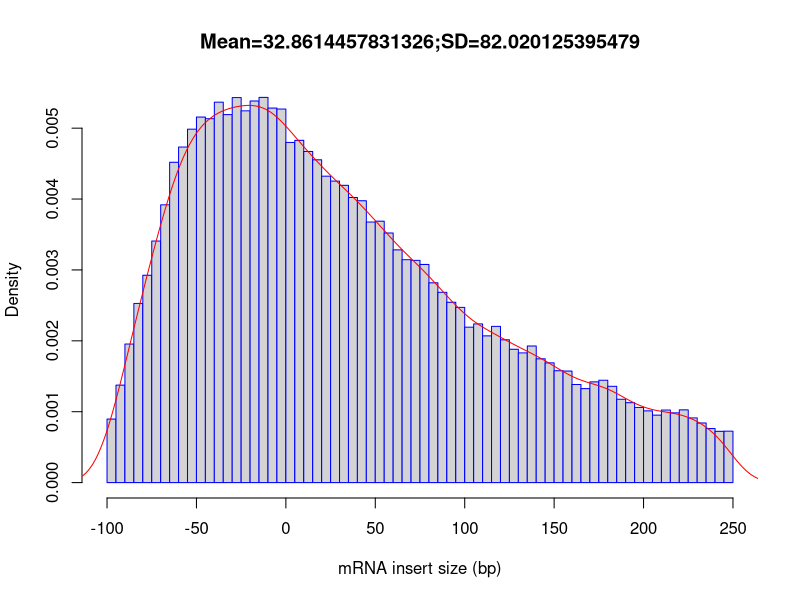

Write the R code that produced this figure.
out_file = 'CONTROL_REP2'
pdf('CONTROL_REP2.inner_distance_plot.pdf')
fragsize=rep(c(-247.5,-242.5,-237.5,-232.5,-227.5,-222.5,-217.5,-212.5,-207.5,-202.5,-197.5,-192.5,-187.5,-182.5,-177.5,-172.5,-167.5,-162.5,-157.5,-152.5,-147.5,-142.5,-137.5,-132.5,-127.5,-122.5,-117.5,-112.5,-107.5,-102.5,-97.5,-92.5,-87.5,-82.5,-77.5,-72.5,-67.5,-62.5,-57.5,-52.5,-47.5,-42.5,-37.5,-32.5,-27.5,-22.5,-17.5,-12.5,-7.5,-2.5,2.5,7.5,12.5,17.5,22.5,27.5,32.5,37.5,42.5,47.5,52.5,57.5,62.5,67.5,72.5,77.5,82.5,87.5,92.5,97.5,102.5,107.5,112.5,117.5,122.5,127.5,132.5,137.5,142.5,147.5,152.5,157.5,162.5,167.5,172.5,177.5,182.5,187.5,192.5,197.5,202.5,207.5,212.5,217.5,222.5,227.5,232.5,237.5,242.5,247.5),times=c(0,0,0,0,0,0,0,0,0,0,0,0,0,0,0,0,0,0,0,0,0,0,0,0,0,0,0,0,0,0,388,595,846,1094,1266,1475,1696,1956,2049,2158,2232,2222,2323,2247,2351,2270,2330,2352,2287,2281,2077,2090,2022,1971,1871,1841,1815,1741,1721,1591,1596,1524,1421,1361,1357,1332,1220,1162,1101,1070,949,969,896,954,872,814,792,834,756,731,683,681,599,574,615,625,588,509,488,459,438,412,443,426,444,395,364,330,313,314))
frag_sd = sd(fragsize)
frag_mean = mean(fragsize)
frag_median = median(fragsize)
write(x=c("Name","Mean","Median","sd"), sep="	", file=stdout(),ncolumns=4)
write(c(out_file,frag_mean,frag_median,frag_sd),sep="	", file=stdout(),ncolumns=4)
hist(fragsize,probability=T,breaks=100,xlab="mRNA insert size (bp)",main=paste(c("Mean=",frag_mean,";","SD=",frag_sd),collapse=""),border="blue")
lines(density(fragsize,bw=10),col='red')
dev.off()
